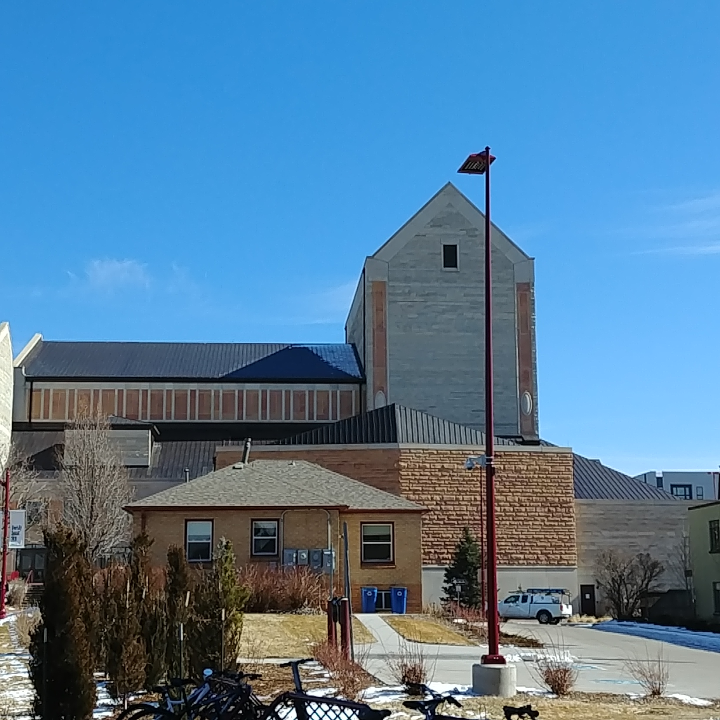
%> input picture Matlab/Image Stitching/Target_Img/mcr.jpg, 1440 x 1440 px (shown at 1/2 size)
$ octave main1.m   (GNU Octave 9; MATLAB toolbox functions it lacks are replaced by stand-ins)
%> lines starting %> are read from the running program, lines starting %| are printed output that depends on the picture
### Matlab/Image Stitching/Source Code/concat_a1.m
function mosaic = concat_a1(img_center,img_right)

% convert the image to grayscale
gray_center = im2single(rgb2gray(img_center));
gray_right = im2single(rgb2gray(img_right));

% get key points in harris corner detector and
% get descriptor in SIFT
[kp_c,des_c] = vl_covdet(gray_center, 'Method', 'HarrisLaplace');
[kp_r,des_r] = vl_covdet(gray_right, 'Method', 'HarrisLaplace');

%show key points and descriptors
figure(1);
subplot(1,2,1);imshow(img_center);
h_c = vl_plotframe(kp_c(:,1000:3000));set(h_c,'color','y','linewidth',2);
s_c = vl_plotsiftdescriptor(des_c(:,1000:3000),kp_c(:,1000:3000));set(s_c,'color','g');
title('Feature Point for Center Image')
subplot(1,2,2);imshow(img_right);
h_r = vl_plotframe(kp_r(:,1000:3000));set(h_r,'color','y','linewidth',2);
s_r = vl_plotsiftdescriptor(des_r(:,1000:3000),kp_r(:,1000:3000));set(s_r,'color','g');
title('Feature Point for Right Image')

% Get Best Matching
[match_rc, dist_rc] = vl_ubcmatch(des_c, des_r);

% Implement RANSAC to get Homography Parameter and Inlier Index
index1=match_rc(1,:);
homogpnt_c=kp_c(1:2,index1);
index2=match_rc(2,:);
homogpnt_r=kp_r(1:2,index2);
[H, inliers_index]=ransacfithomography(homogpnt_c,homogpnt_r,.005);

dh1 = max(size(img_right,1)-size(img_center,1),0) ;
dh2 = max(size(img_center,1)-size(img_right,1),0) ;

% Plot the Original Matching and Best Matching Out
figure(2) ; clf ;
subplot(2,1,1) ;
imagesc([padarray(img_center,dh1,'post') padarray(img_right,dh2,'post')]) ;
o = size(img_center,2) ;
line([kp_c(1,match_rc(1,:));kp_r(1,match_rc(2,:))+o], ...
     [kp_c(2,match_rc(1,:));kp_r(2,match_rc(2,:))]) ;
numMatches = size(match_rc,2);
title(sprintf('%d tentative matches', numMatches)) ;
axis image off ;

subplot(2,1,2) ;
imagesc([padarray(img_center,dh1,'post') padarray(img_right,dh2,'post')]) ;
o = size(img_center,2) ;
line([kp_c(1,match_rc(1,inliers_index));kp_r(1,match_rc(2,inliers_index))+o], ...
     [kp_c(2,match_rc(1,inliers_index));kp_r(2,match_rc(2,inliers_index))]) ;
title(sprintf('%d (%.2f%%) inliner matches out of %d', ...
              size(inliers_index,2), ...
              100*size(inliers_index,2)/numMatches, ...
              numMatches)) ;
axis image off ;
drawnow ;

% Do Backward Warping
box2 = [1  size(img_right,2) size(img_right,2)  1 ;
        1  1           size(img_right,1)  size(img_right,1) ;
        1  1           1            1 ] ;
box2_ = H\box2 ;
box2_(1,:) = box2_(1,:) ./ box2_(3,:) ;
box2_(2,:) = box2_(2,:) ./ box2_(3,:) ;
ur = min([1 box2_(1,:)]):max([size(img_center,2) box2_(1,:)]) ;
vr = min([1 box2_(2,:)]):max([size(img_center,1) box2_(2,:)]) ;

[u,v] = meshgrid(ur,vr) ;
img_c = vl_imwbackward(im2double(img_center),u,v) ;

z_ = H(3,1) * u + H(3,2) * v + H(3,3) ;
u_ = (H(1,1) * u + H(1,2) * v + H(1,3)) ./ z_ ;
v_ = (H(2,1) * u + H(2,2) * v + H(2,3)) ./ z_ ;
img_r = vl_imwbackward(im2double(img_right),u_,v_) ;

% Blend First Image with Warped one and Plot it Out
mass = ~isnan(img_c) + ~isnan(img_r) ;
img_c(isnan(img_c)) = 0 ;
img_r(isnan(img_r)) = 0 ;
mosaic = (img_c + img_r) ./ mass ;

figure(3) ; clf ;
imagesc(mosaic) ; axis image off ;
title('Mosaic Left and Right Image') ;
end

### Matlab/Image Stitching/Source Code/main1.m
clc;
clear;
%Research on a Novel Medical Image Non-rigid Registration
%Method Based on Improved SIFT Algorithm
img_right = imread('mcr.jpg');
%> img_right is the input picture: size 1440x1440x3 uint8; mean R, G, B 84.6, 125.1, 155.9
img_center = imread('mcc.jpg');
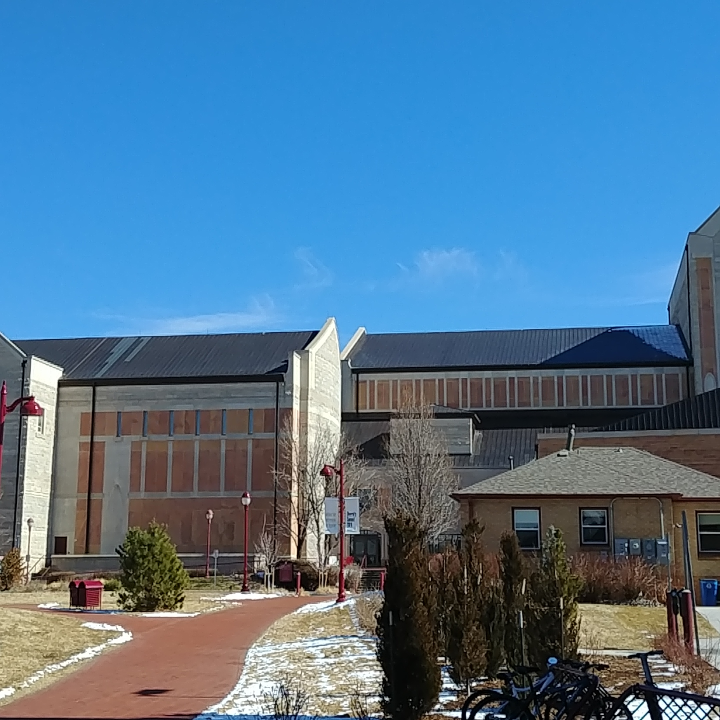
%> input picture Matlab/Image Stitching/Target_Img/mcc.jpg, 1440 x 1440 px (shown at 1/2 size)
%> img_center is the input picture: size 1440x1440x3 uint8; mean R, G, B 80.3, 118.5, 148.2

Mosaic1 = concat_a1(img_center,img_right);
%> in concat_a1, `gray_center = im2single(rgb2gray(img_center));`:
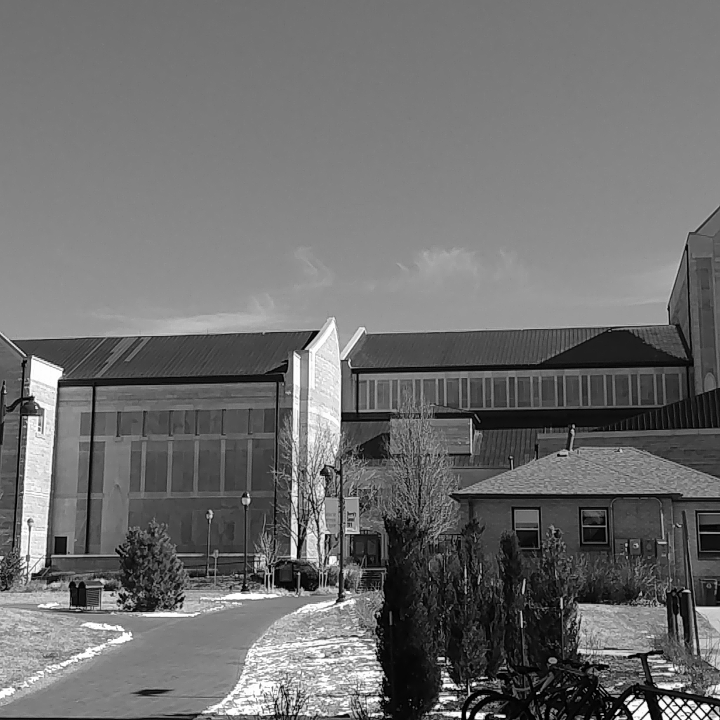
%> gray_center: size 1440x1440 single (shown at 1/2 size); min 0, max 1, mean 0.433
%> in concat_a1, `gray_right = im2single(rgb2gray(img_right));`:
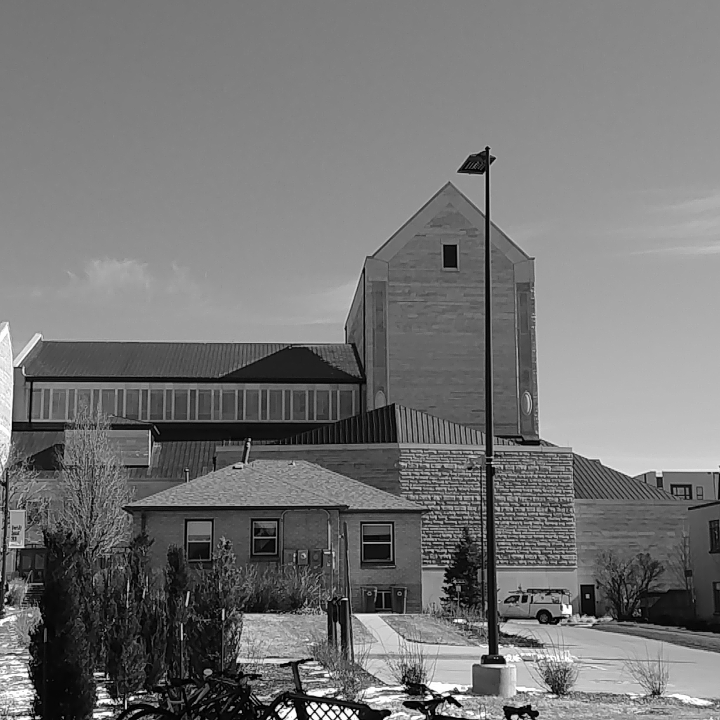
%> gray_right: size 1440x1440 single (shown at 1/2 size); min 0, max 1, mean 0.457
%> the run ends on the next line
